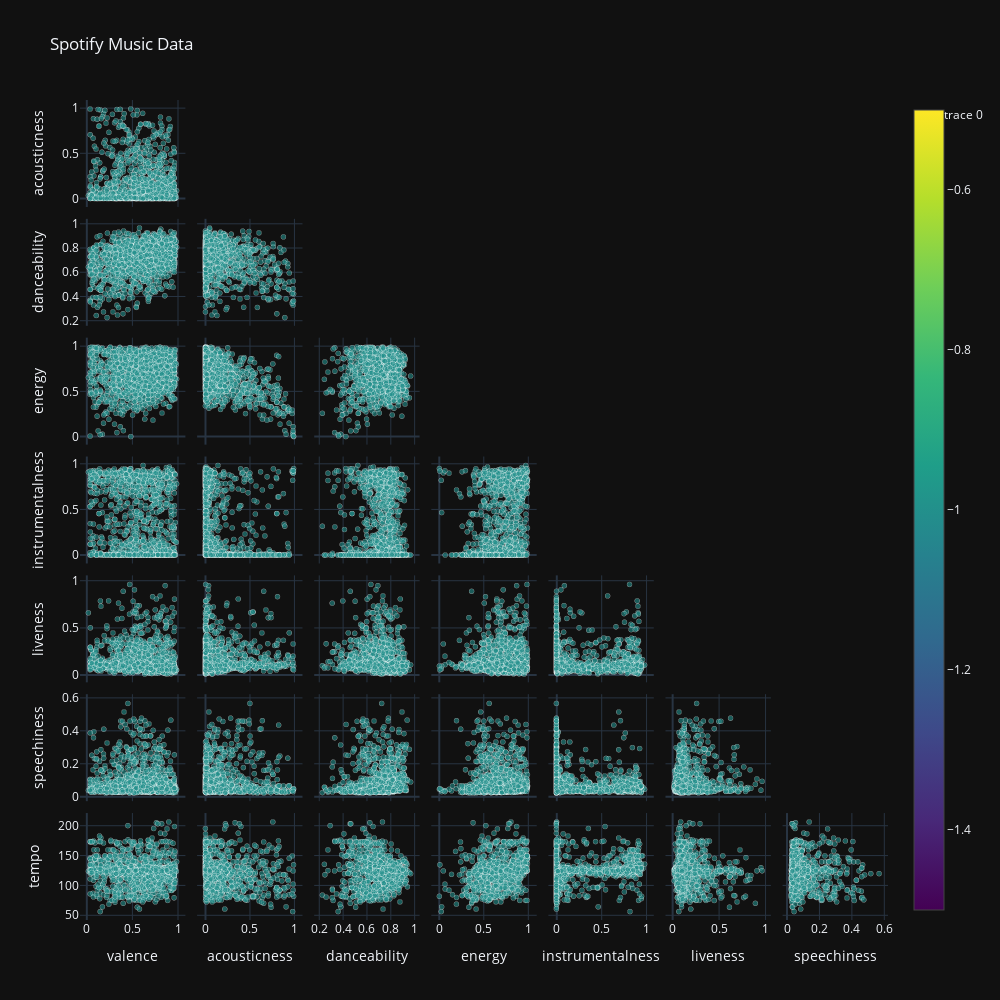

Notebook cell for this chart:
### Code cell
# Scatter matrix without upper half
fig = go.Figure(
    data=go.Splom(
        dimensions=[dict(label='valence', values=df['valence']),
                    dict(label='acousticness', values=df['acousticness']),
                    dict(label='danceability', values=df['danceability']),
                    dict(label='energy', values=df['energy']),
                    dict(label='instrumentalness', values=df['instrumentalness']),
                    dict(label='liveness', values=df['liveness']),
                    dict(label='speechiness', values=df['speechiness']),
                    dict(label='tempo', values=df['tempo'])],
        text=df['DBSCAN'],
        showupperhalf=False,
        diagonal=dict(visible=False),
        marker=dict(
            color=df['DBSCAN'],
            showscale=True,
            colorscale='Viridis',
            line_color='white',
            line_width=0.5,
            size=5,
            opacity=0.6
        )
    )
)

fig.update_layout(
    title='Spotify Music Data',
    showlegend=True,
    width=1000,
    height=1000,
    dragmode='select',
    hovermode='closest',

)

fig.show()

### Figure 1 — Plotly figure (JSON) as saved in the notebook; plotly's stock layout.template omitted (floating-point values rounded to 4 significant figures; data arrays with more than 128 entries replaced by an {"elided": "..."} marker saying what was removed)
{"data": [{"diagonal": {"visible": false}, "dimensions": [{"label": "valence", "values": {"elided": "1380 float values"}}, {"label": "acousticness", "values": {"elided": "1380 float values"}}, {"label": "danceability", "values": {"elided": "1380 float values"}}, {"label": "energy", "values": {"elided": "1380 float values"}}, {"label": "instrumentalness", "values": {"elided": "1380 float values"}}, {"label": "liveness", "values": {"elided": "1380 float values"}}, {"label": "speechiness", "values": {"elided": "1380 float values"}}, {"label": "tempo", "values": {"elided": "1380 float values"}}], "marker": {"color": {"elided": "1380 int values"}, "colorscale": [[0.0, "#440154"], [0.1111, "#482878"], [0.2222, "#3e4989"], [0.3333, "#31688e"], [0.4444, "#26828e"], [0.5556, "#1f9e89"], [0.6667, "#35b779"], [0.7778, "#6ece58"], [0.8889, "#b5de2b"], [1.0, "#fde725"]], "line": {"color": "white", "width": 0.5}, "opacity": 0.6, "showscale": true, "size": 5}, "showupperhalf": false, "text": {"elided": "1380 float values"}, "type": "splom"}], "layout": {"title": {"text": "Spotify Music Data"}, "showlegend": true, "width": 1000, "height": 1000, "dragmode": "select", "hovermode": "closest"}}
